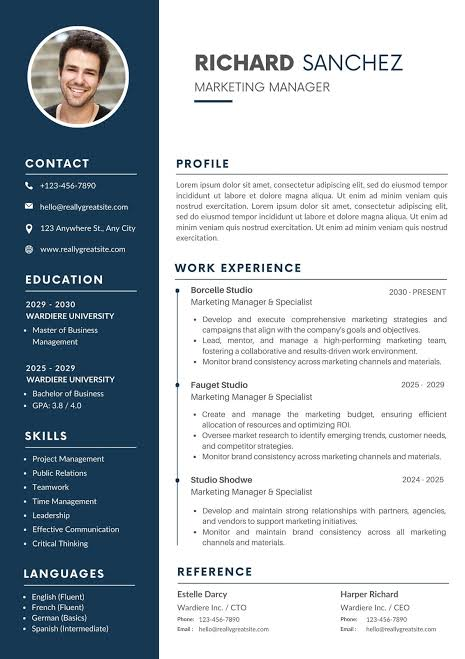
#> input picture tests/fixtures/sample_resume.jpg, 465 x 659 px
$ python -i preprocessor.py   (imports and definitions only)
#> lines starting #> are read from the running program, lines starting #| are printed output that depends on the picture; after the words box and inside, x2 and y2 are one past the last pixel; in counts of white or black regions, pixels touching at a corner belong together
import cv2
import numpy as np

def preprocess_image(image_path: str) -> str:
    """
    Image की Quality सुधारता है: Denoise, Grayscale, Binarization, और Auto-Rotate.
    """
#> called with image_path = '../tests/fixtures/sample_resume.jpg'
    img = cv2.imread(image_path)
#> img is the input picture: shape (659, 465, 3); mean B, G, R 191.8, 184.2, 174.3

    # 1. Grayscale Conversion
    gray = cv2.cvtColor(img, cv2.COLOR_BGR2GRAY)
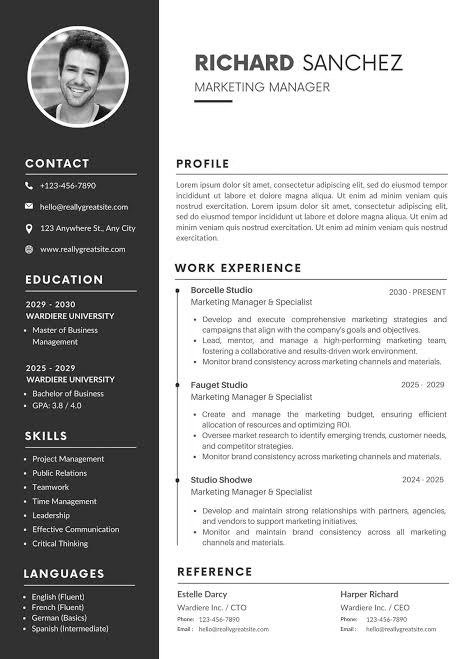
#> gray: shape (659, 465); min 0, max 255, mean 182.1

    # 2. Denoising (शेड्स और धब्बों को हटाना)
    denoised = cv2.fastNlMeansDenoising(gray, h=10)

    # 3. Adaptive Thresholding (Black & White Sharp Contrast)
    thresh = cv2.adaptiveThreshold(
        denoised, 255, cv2.ADAPTIVE_THRESH_GAUSSIAN_C,
        cv2.THRESH_BINARY, 11, 2
    )
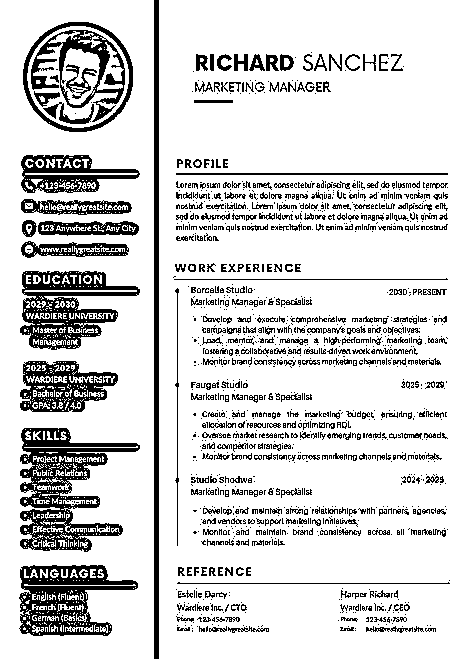
#> thresh: shape (659, 465); 83.4% white; 1394 black regions (988 under 20 px), largest, box (x1, y1, x2, y2) and area: (20, 428, 140, 552) 5958, (20, 271, 140, 350) 4182, (19, 565, 138, 636) 4172

    processed_path = image_path.replace(".", "_processed.")
    cv2.imwrite(processed_path, thresh)
    return processed_path

>>> result = preprocess_image('../tests/fixtures/sample_resume.jpg')
